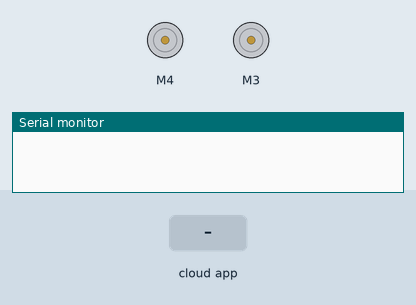
Bench run of a sketch on a simulated Arduino Uno, built with avr-gcc and run on an emulated ATmega328P. On the bench: 2 × DC motor (green arrow = forward, orange = backward, longer = faster), the last lines printed to the serial monitor. The test bench sets the inputs (shaded band). The ROS host is connected and sends only what is stated.

Above: at 1.2 s.
1.3 s: the phone or cloud app sets linear.x to -100
At 2.5 s:
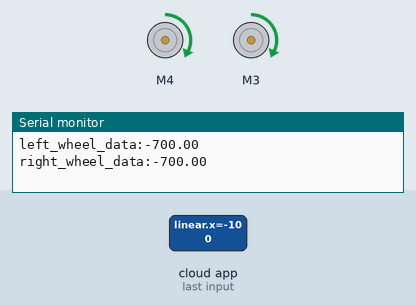
2.8 s: the phone or cloud app sets angular.z to -100
At 3.7 s:
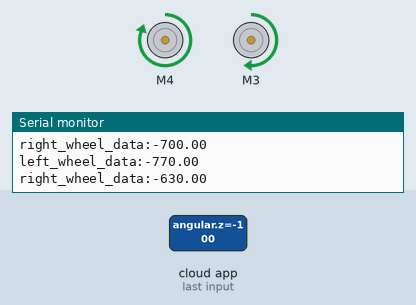
4.3 s: the phone or cloud app sets linear.x to 0
At 4.9 s:
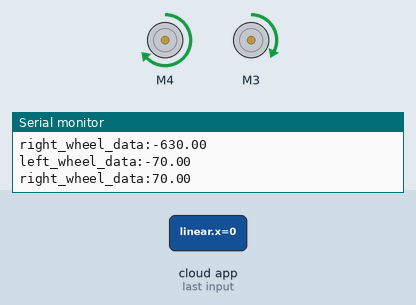
5.8 s: the phone or cloud app sets angular.z to 100
At 7.0 s:
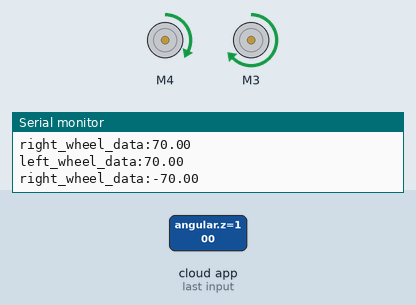
7.3 s: the phone or cloud app sets linear.x to 100
At 8.4 s:
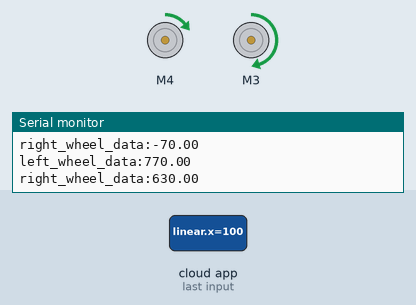
8.8 s: the phone or cloud app sets angular.z to 0
At 9.5 s:
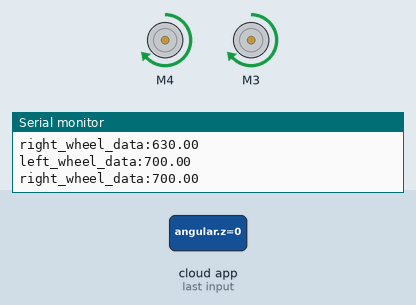
Timing chart, 0 to 11.3 s (numbered marks = the images above; inputs shaded):
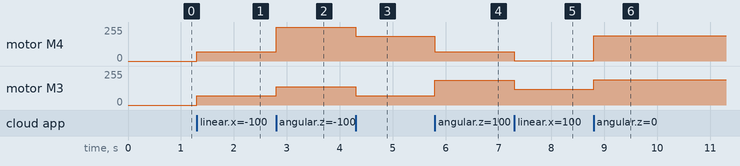

Measured:
- after the input at 1.3 s, motor M4, motor M3: stopped → forward 68/255 at once
- after the input at 2.8 s, motor M4: forward 68/255 → forward 254/255 at once; motor M3: forward 68/255 → forward 138/255 at once
- after the input at 4.3 s, motor M4: forward 254/255 → forward 186/255 at once; motor M3: forward 138/255 → forward 70/255 at once
- after the input at 5.8 s, motor M4: forward 186/255 → forward 70/255 at once; motor M3: forward 70/255 → forward 186/255 at once
- after the input at 7.3 s, motor M4: forward 70/255 → forward 2/255 at once; motor M3: forward 186/255 → forward 118/255 at once
- after the input at 8.8 s, motor M4: forward 2/255 → forward 188/255 at once; motor M3: forward 118/255 → forward 188/255 at once

The sketch:

cmd_vel.ino
```cpp
#include <ros.h>
#include <geometry_msgs/Twist.h>
#include <AFMotor.h>


AF_DCMotor motor_left(4);
AF_DCMotor motor_right(3);


float L = 0.1; //distance between wheenls

ros::NodeHandle  nh;


void cmdVelCB( const geometry_msgs::Twist& twist)
{
  int gain = 700;
  float left_wheel_data = gain*(twist.linear.x + twist.angular.z*L);
  float right_wheel_data = gain*(twist.linear.x - twist.angular.z*L);

  motor_left.run(FORWARD);
  motor_left.setSpeed(left_wheel_data);

  motor_right.run(FORWARD);
  motor_right.setSpeed(right_wheel_data);
  Serial.print("left_wheel_data:");
  Serial.println(left_wheel_data);
  Serial.print("right_wheel_data:");
  Serial.println(right_wheel_data);
}

ros::Subscriber<geometry_msgs::Twist> subCmdVel("/cmd_vel", cmdVelCB);

void setup()
{
  Serial.begin(9600);           // set up Serial library at 9600 bps
  nh.initNode();
  nh.subscribe(subCmdVel);
  motor_left.setSpeed(200);
  motor_left.run(RELEASE);
  motor_right.setSpeed(200);
  motor_right.run(RELEASE);
  }

 void loop()
 {
  nh.spinOnce();
}
```
